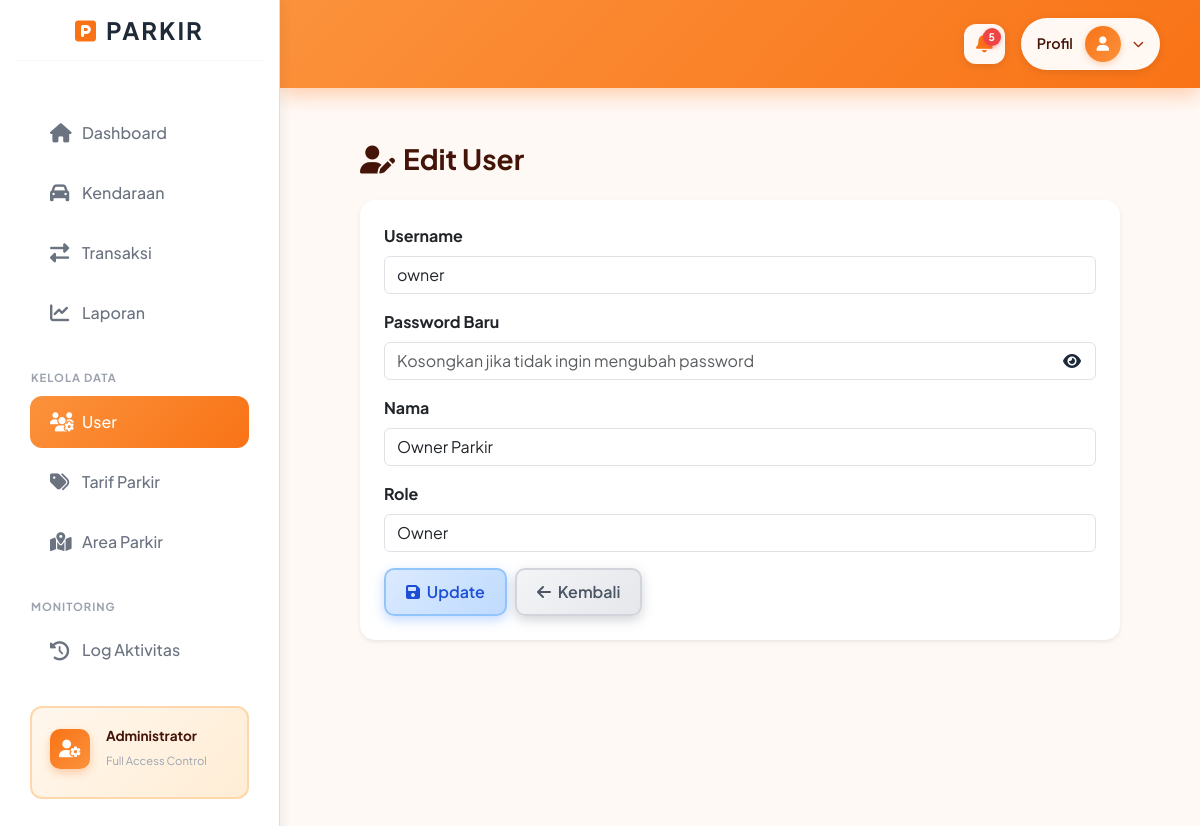
/index.php?c=User&m=edit&id=3 (signed in), run on the app's committed database.
### tables this page shows
CREATE TABLE `tb_user` (
  `id_user` int NOT NULL,
  `username` varchar(50) NOT NULL,
  `password` varchar(255) NOT NULL,
  `nama_lengkap` varchar(100) NOT NULL,
  `role` enum('admin','petugas','owner') NOT NULL,
  `status_aksi` tinyint(1) DEFAULT '1'
);

### controllers/UserController.php (called while the page is built, shortened)
<?php
class UserController {
    public function edit() {
        $id = $_GET['id'];
        $model = new UserModel();
        $data = $model->getById($id);
        include "views/user/edit.php";
    }
}

### config/database.php (called while the page is built)
<?php
class Database {
    public static function connect() {
        $host     = "localhost";
        $dbname   = "db_parkir";
        $username = "root";
        $password = "";
        try {
            $pdo = new PDO("mysql:host=$host;dbname=$dbname;charset=utf8", $username, $password);
            $pdo->setAttribute(PDO::ATTR_ERRMODE, PDO::ERRMODE_EXCEPTION);
            $pdo->exec("SET time_zone = '+07:00'");
            return $pdo;
        } catch (PDOException $e) {
            die("Koneksi database gagal: " . $e->getMessage());
        }
    }
}

### models/UserModel.php (called while the page is built, shortened)
<?php
class UserModel {
  private $db;
  function __construct(){
    $this->db = Database::connect();
  }
  function getById($id){
    $q = $this->db->prepare("SELECT * FROM tb_user WHERE id_user=?");
    $q->execute([$id]);
    return $q->fetch(PDO::FETCH_ASSOC);
  }
}

### views/user/edit.php (the view, shortened to what this page needs)
<?php include "views/layout/header.php"; ?>
<link rel="stylesheet" href="assets/css/halaman.css">
<div class="container-fluid py-4">
    <div class="mb-4">
        <h3 class="fw-bold m-0"><i class="fas fa-user-edit me-2"></i>Edit User</h3>
    </div>
    <div class="card border-0 shadow-sm" style="border-radius: 15px;">
        <div class="card-body p-4">
            <form method="POST" action="index.php?c=User&m=update">
                <div class="mb-3">
                    <label class="form-label fw-bold">Username</label>
                    <input type="text" name="username" class="form-control" value="<?= $data['username'] ?>" required>
                </div>
                <div class="mb-3">
                    <label class="form-label fw-bold">Password Baru</label>
                    <div class="position-relative">
                        <input type="password" name="password" id="passwordField" class="form-control" placeholder="Kosongkan jika tidak ingin mengubah password" style="padding-right: 45px;">
                        <i class="fas fa-eye position-absolute" id="togglePassword" style="right: 15px; top: 50%; transform: translateY(-50%); cursor: pointer; color: #1e293b; font-size: 16px;"></i>
                    </div>
                </div>
                <div class="mb-3">
                    <label class="form-label fw-bold">Nama</label>
                    <input type="text" name="nama_lengkap" class="form-control" value="<?= $data['nama_lengkap'] ?? '' ?>" required>
                </div>
                <div class="mb-3">
                    <label class="form-label fw-bold">Role</label>
                    <select name="role" class="form-control" required>
                        <option value="owner" <?= $data['role'] == 'owner' ? 'selected' : '' ?>>Owner</option>
                    </select>
                </div>
                <div class="d-flex gap-2">
                    <button type="submit" class="btn btn-primary">
                        <i class="fas fa-save me-1"></i> Update
                    </button>
                    <a href="index.php?c=User&m=index" class="btn btn-secondary">
                        <i class="fas fa-arrow-left me-1"></i> Kembali
                    </a>
                </div>
            </form>
        </div>
    </div>
</div>
<?php include "views/layout/footer.php"; ?>

### assets/css/halaman.css (style rules this page uses)
:root { --sidebar-width: 280px; --bg-body: #fff9f5; --bg-sidebar: #ffffff; --accent-color: #f97316; --accent-light: #fff7ed; --text-main: #431407; --text-muted: #9a3412; --border-color: #fed7aa; }
body { font-family: 'Plus Jakarta Sans', sans-serif; background-color: var(--bg-body) !important; color: var(--text-main); }
.btn-primary { background: linear-gradient(135deg, #dbeafe, #bfdbfe) !important; color: #1d4ed8 !important; border: 2px solid #93c5fd !important; border-radius: 10px; padding: 10px 20px; font-weight: 600; transition: all 0.3s ease; box-shadow: 0 4px 12px rgba(59, 130, 246, 0.3); }
.btn-secondary { background: linear-gradient(135deg, #f3f4f6, #e5e7eb) !important; color: #4b5563 !important; border: 2px solid #d1d5db !important; border-radius: 10px; padding: 10px 20px; font-weight: 600; transition: all 0.3s ease; box-shadow: 0 4px 12px rgba(107, 114, 128, 0.3); }
#content, .container-fluid { background-color: #fff9f5 !important; }
.card { background: white !important; }
.card, .table-responsive, table, tbody, thead { position: relative !important; z-index: 1 !important; }

### views/layout/header.php (style rules this page uses)
body { font-family: 'Plus Jakarta Sans', sans-serif; margin: 0; }
.container-fluid { padding: 0 40px 40px 40px; }
.container-fluid { position: relative !important; z-index: 1 !important; }
.card, .card-custom, .table-responsive, table { position: relative !important; z-index: 1 !important; }

### data on the page
tb_user: username "owner", nama_lengkap "Owner Parkir", role "Owner"

### other printed values
$jumlah_keluar "5"
